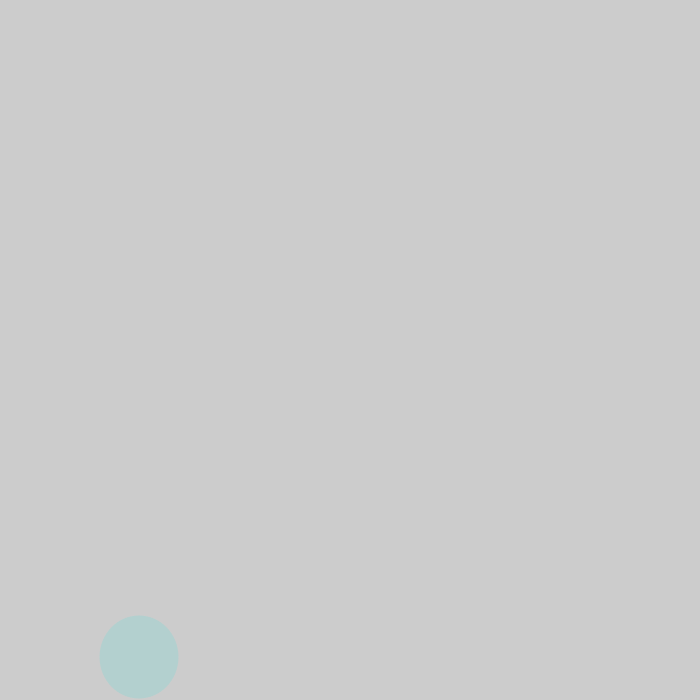
Frame 1 (no input)
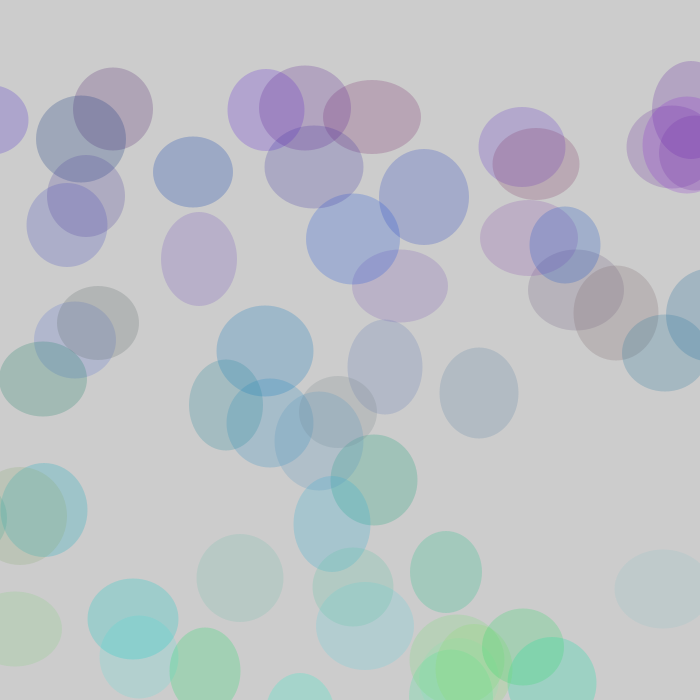
Frame 60 (the mouse pressed at the canvas centre just before this capture)
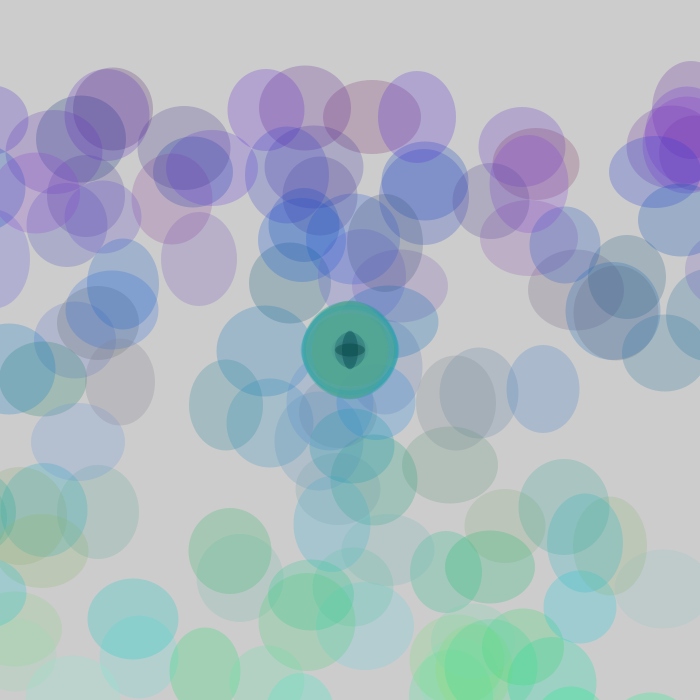
Frame 120 (the mouse held since frame 60 and released just before this capture)

The Processing sketch that drew these frames (run headless with seeded random() and noise(); from frame 60 on, the mouse is pressed at the canvas centre):

// Processing sketch: processing_13396
// ── processing_13396.pde

int r,g,b,x,y,s,p;
void setup() {
  size(700,700);
  smooth();
  noStroke();
}
void draw() {
  r = (int)random(150);
  g = (int)random(150);
  b = (int)random(100,225);
  x = (int)random(-50,750);
  y = (int)random(100,750);
  s = (int)random(70,100);
  p = (int)random(70,100);
  fill(r,y/3,b,60);
  ellipse(x,y,s,p); 
  delay(30);
  if(mousePressed == true) {
    fill(r+30,mouseY/3+50,b-15,random(30,100));
    ellipse(mouseX,mouseY,s,p);
    fill(r-50,mouseY/3-50,b-50,random(90,100));
    ellipse(mouseX,mouseY,s-60,p-60);
  }
}
